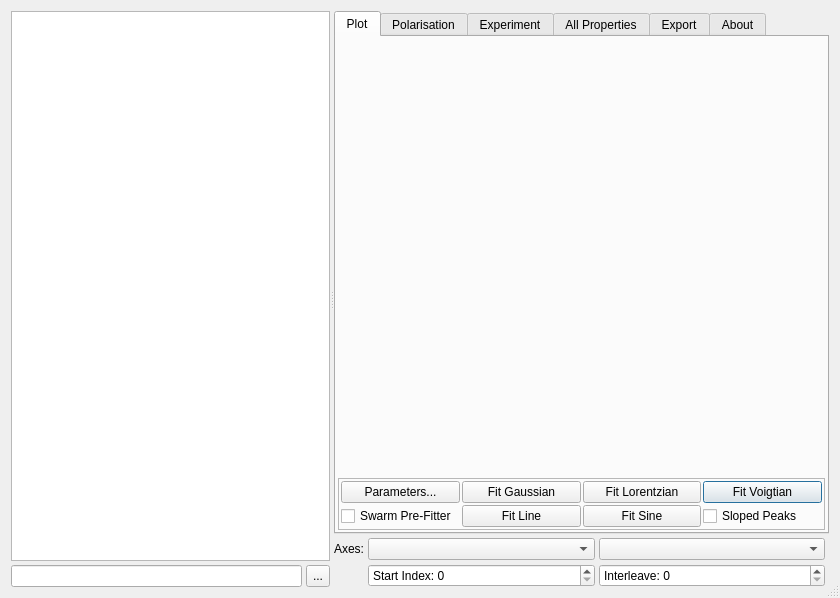
<?xml version="1.0" encoding="UTF-8"?>
<ui version="4.0">
 <class>ScanViewerDlg</class>
 <widget class="QDialog" name="ScanViewerDlg">
  <property name="geometry">
   <rect>
    <x>0</x>
    <y>0</y>
    <width>840</width>
    <height>598</height>
   </rect>
  </property>
  <property name="windowTitle">
   <string>Scan Viewer</string>
  </property>
  <property name="sizeGripEnabled">
   <bool>true</bool>
  </property>
  <layout class="QGridLayout" name="gridLayout_3">
   <item row="0" column="0">
    <widget class="QSplitter" name="splitter">
     <property name="sizePolicy">
      <sizepolicy hsizetype="Preferred" vsizetype="Preferred">
       <horstretch>0</horstretch>
       <verstretch>0</verstretch>
      </sizepolicy>
     </property>
     <property name="orientation">
      <enum>Qt::Horizontal</enum>
     </property>
     <widget class="QWidget" name="layoutWidget">
      <layout class="QGridLayout" name="gridLayout">
       <property name="spacing">
        <number>4</number>
       </property>
       <item row="1" column="0">
        <widget class="QLineEdit" name="editPath">
         <property name="sizePolicy">
          <sizepolicy hsizetype="Expanding" vsizetype="Fixed">
           <horstretch>1</horstretch>
           <verstretch>0</verstretch>
          </sizepolicy>
         </property>
        </widget>
       </item>
       <item row="1" column="1">
        <widget class="QToolButton" name="btnBrowse">
         <property name="sizePolicy">
          <sizepolicy hsizetype="Fixed" vsizetype="Preferred">
           <horstretch>1</horstretch>
           <verstretch>0</verstretch>
          </sizepolicy>
         </property>
         <property name="text">
          <string>...</string>
         </property>
        </widget>
       </item>
       <item row="0" column="0" colspan="2">
        <widget class="QListWidget" name="listFiles">
         <property name="sizePolicy">
          <sizepolicy hsizetype="Expanding" vsizetype="Expanding">
           <horstretch>2</horstretch>
           <verstretch>1</verstretch>
          </sizepolicy>
         </property>
         <property name="showDropIndicator" stdset="0">
          <bool>false</bool>
         </property>
         <property name="alternatingRowColors">
          <bool>true</bool>
         </property>
         <property name="selectionMode">
          <enum>QAbstractItemView::ExtendedSelection</enum>
         </property>
        </widget>
       </item>
      </layout>
     </widget>
     <widget class="QWidget" name="layoutWidget_2">
      <layout class="QGridLayout" name="gridLayout_2">
       <property name="sizeConstraint">
        <enum>QLayout::SetDefaultConstraint</enum>
       </property>
       <property name="spacing">
        <number>4</number>
       </property>
       <item row="1" column="0">
        <widget class="QLabel" name="label">
         <property name="sizePolicy">
          <sizepolicy hsizetype="Fixed" vsizetype="Preferred">
           <horstretch>0</horstretch>
           <verstretch>0</verstretch>
          </sizepolicy>
         </property>
         <property name="text">
          <string>Axes:</string>
         </property>
        </widget>
       </item>
       <item row="1" column="2">
        <widget class="QComboBox" name="comboY">
         <property name="sizePolicy">
          <sizepolicy hsizetype="Preferred" vsizetype="Fixed">
           <horstretch>1</horstretch>
           <verstretch>0</verstretch>
          </sizepolicy>
         </property>
         <property name="toolTip">
          <string>Ordinate / y axis.</string>
         </property>
        </widget>
       </item>
       <item row="0" column="0" colspan="4">
        <widget class="QTabWidget" name="tabWidget">
         <property name="currentIndex">
          <number>0</number>
         </property>
         <widget class="QWidget" name="tabPlot">
          <attribute name="title">
           <string>Plot</string>
          </attribute>
          <layout class="QGridLayout" name="gridLayout_5">
           <property name="margin">
            <number>2</number>
           </property>
           <property name="spacing">
            <number>4</number>
           </property>
           <item row="0" column="0">
            <widget class="QwtPlot" name="plot">
             <property name="sizePolicy">
              <sizepolicy hsizetype="Expanding" vsizetype="Expanding">
               <horstretch>4</horstretch>
               <verstretch>1</verstretch>
              </sizepolicy>
             </property>
            </widget>
           </item>
           <item row="1" column="0">
            <widget class="QFrame" name="frame">
             <property name="frameShape">
              <enum>QFrame::StyledPanel</enum>
             </property>
             <property name="frameShadow">
              <enum>QFrame::Raised</enum>
             </property>
             <layout class="QGridLayout" name="gridLayout_11">
              <property name="margin">
               <number>2</number>
              </property>
              <property name="spacing">
               <number>2</number>
              </property>
              <item row="0" column="3">
               <widget class="QPushButton" name="btnVoigt">
                <property name="text">
                 <string>Fit Voigtian</string>
                </property>
                <property name="flat">
                 <bool>false</bool>
                </property>
               </widget>
              </item>
              <item row="0" column="1">
               <widget class="QPushButton" name="btnGauss">
                <property name="sizePolicy">
                 <sizepolicy hsizetype="Minimum" vsizetype="Fixed">
                  <horstretch>0</horstretch>
                  <verstretch>0</verstretch>
                 </sizepolicy>
                </property>
                <property name="text">
                 <string>Fit Gaussian</string>
                </property>
               </widget>
              </item>
              <item row="0" column="2">
               <widget class="QPushButton" name="btnLorentz">
                <property name="text">
                 <string>Fit Lorentzian</string>
                </property>
               </widget>
              </item>
              <item row="0" column="0">
               <widget class="QPushButton" name="btnParam">
                <property name="text">
                 <string>Parameters...</string>
                </property>
               </widget>
              </item>
              <item row="1" column="1">
               <widget class="QPushButton" name="btnLine">
                <property name="text">
                 <string>Fit Line</string>
                </property>
               </widget>
              </item>
              <item row="1" column="2">
               <widget class="QPushButton" name="btnSine">
                <property name="text">
                 <string>Fit Sine</string>
                </property>
               </widget>
              </item>
              <item row="1" column="0">
               <widget class="QCheckBox" name="checkSwarm">
                <property name="toolTip">
                 <string>Uses a swarming algorithm as pre-fitter.</string>
                </property>
                <property name="text">
                 <string>Swarm Pre-Fitter</string>
                </property>
               </widget>
              </item>
              <item row="1" column="3">
               <widget class="QCheckBox" name="checkSloped">
                <property name="toolTip">
                 <string>Adds a sloping background to the Gaussian, Lorentzian and Voigtian peaks.</string>
                </property>
                <property name="text">
                 <string>Sloped Peaks</string>
                </property>
               </widget>
              </item>
             </layout>
            </widget>
           </item>
          </layout>
         </widget>
         <widget class="QWidget" name="tabPol">
          <attribute name="title">
           <string>Polarisation</string>
          </attribute>
          <layout class="QGridLayout" name="gridLayout_15">
           <property name="margin">
            <number>2</number>
           </property>
           <property name="spacing">
            <number>4</number>
           </property>
           <item row="0" column="0">
            <widget class="QGroupBox" name="groupBox_4">
             <property name="title">
              <string>(Pseudo-) Device Names</string>
             </property>
             <layout class="QGridLayout" name="gridLayout_13">
              <property name="margin">
               <number>4</number>
              </property>
              <property name="spacing">
               <number>2</number>
              </property>
              <item row="0" column="0">
               <widget class="QLabel" name="label_17">
                <property name="text">
                 <string>Polarisation Vectors:</string>
                </property>
               </widget>
              </item>
              <item row="0" column="1">
               <widget class="QLineEdit" name="editPolVec1">
                <property name="toolTip">
                 <string>Initial.</string>
                </property>
                <property name="text">
                 <string>p1</string>
                </property>
               </widget>
              </item>
              <item row="0" column="2">
               <widget class="QLineEdit" name="editPolVec2">
                <property name="toolTip">
                 <string>Final.</string>
                </property>
                <property name="text">
                 <string>p2</string>
                </property>
               </widget>
              </item>
              <item row="1" column="0">
               <widget class="QLabel" name="label_18">
                <property name="text">
                 <string>Dipole Currents:</string>
                </property>
               </widget>
              </item>
              <item row="1" column="1">
               <widget class="QLineEdit" name="editPolCur1">
                <property name="toolTip">
                 <string>Initial.</string>
                </property>
                <property name="text">
                 <string>i1</string>
                </property>
               </widget>
              </item>
              <item row="1" column="2">
               <widget class="QLineEdit" name="editPolCur2">
                <property name="toolTip">
                 <string>Final.</string>
                </property>
                <property name="text">
                 <string>i2</string>
                </property>
               </widget>
              </item>
             </layout>
            </widget>
           </item>
           <item row="1" column="0">
            <widget class="QGroupBox" name="groupBox_5">
             <property name="title">
              <string>Polarisation Matrix Elements</string>
             </property>
             <layout class="QGridLayout" name="gridLayout_14">
              <property name="margin">
               <number>4</number>
              </property>
              <property name="spacing">
               <number>2</number>
              </property>
              <item row="0" column="0">
               <widget class="QTextEdit" name="editPolMat">
                <property name="tabChangesFocus">
                 <bool>true</bool>
                </property>
                <property name="undoRedoEnabled">
                 <bool>false</bool>
                </property>
                <property name="readOnly">
                 <bool>true</bool>
                </property>
               </widget>
              </item>
             </layout>
            </widget>
           </item>
          </layout>
         </widget>
         <widget class="QWidget" name="tabExp">
          <attribute name="title">
           <string>Experiment</string>
          </attribute>
          <layout class="QGridLayout" name="gridLayout_7">
           <property name="margin">
            <number>2</number>
           </property>
           <property name="spacing">
            <number>4</number>
           </property>
           <item row="3" column="0">
            <spacer name="verticalSpacer">
             <property name="orientation">
              <enum>Qt::Vertical</enum>
             </property>
             <property name="sizeType">
              <enum>QSizePolicy::Expanding</enum>
             </property>
             <property name="sizeHint" stdset="0">
              <size>
               <width>20</width>
               <height>40</height>
              </size>
             </property>
            </spacer>
           </item>
           <item row="2" column="0">
            <widget class="QGroupBox" name="groupBox_2">
             <property name="title">
              <string>Scattering Plane</string>
             </property>
             <layout class="QGridLayout" name="gridLayout_8">
              <property name="margin">
               <number>4</number>
              </property>
              <property name="spacing">
               <number>2</number>
              </property>
              <item row="0" column="0">
               <widget class="QLabel" name="label_8">
                <property name="text">
                 <string>x:</string>
                </property>
               </widget>
              </item>
              <item row="0" column="1">
               <widget class="QLineEdit" name="editPlaneX0">
                <property name="readOnly">
                 <bool>true</bool>
                </property>
               </widget>
              </item>
              <item row="0" column="2">
               <widget class="QLineEdit" name="editPlaneX1">
                <property name="readOnly">
                 <bool>true</bool>
                </property>
               </widget>
              </item>
              <item row="0" column="3">
               <widget class="QLineEdit" name="editPlaneX2">
                <property name="readOnly">
                 <bool>true</bool>
                </property>
               </widget>
              </item>
              <item row="1" column="0">
               <widget class="QLabel" name="label_9">
                <property name="text">
                 <string>y:</string>
                </property>
               </widget>
              </item>
              <item row="1" column="1">
               <widget class="QLineEdit" name="editPlaneY0">
                <property name="readOnly">
                 <bool>true</bool>
                </property>
               </widget>
              </item>
              <item row="1" column="2">
               <widget class="QLineEdit" name="editPlaneY1">
                <property name="readOnly">
                 <bool>true</bool>
                </property>
               </widget>
              </item>
              <item row="1" column="3">
               <widget class="QLineEdit" name="editPlaneY2">
                <property name="readOnly">
                 <bool>true</bool>
                </property>
               </widget>
              </item>
             </layout>
            </widget>
           </item>
           <item row="0" column="0">
            <widget class="QGroupBox" name="groupBox_3">
             <property name="title">
              <string>Experiment</string>
             </property>
             <layout class="QGridLayout" name="gridLayout_9">
              <property name="margin">
               <number>4</number>
              </property>
              <property name="spacing">
               <number>2</number>
              </property>
              <item row="1" column="1">
               <widget class="QLineEdit" name="editUser">
                <property name="readOnly">
                 <bool>true</bool>
                </property>
               </widget>
              </item>
              <item row="1" column="3">
               <widget class="QLabel" name="label_12">
                <property name="text">
                 <string>Contact:</string>
                </property>
               </widget>
              </item>
              <item row="1" column="0">
               <widget class="QLabel" name="label_11">
                <property name="text">
                 <string>User:</string>
                </property>
               </widget>
              </item>
              <item row="2" column="1">
               <widget class="QLineEdit" name="editKfix">
                <property name="readOnly">
                 <bool>true</bool>
                </property>
               </widget>
              </item>
              <item row="1" column="2">
               <spacer name="horizontalSpacer_2">
                <property name="orientation">
                 <enum>Qt::Horizontal</enum>
                </property>
                <property name="sizeType">
                 <enum>QSizePolicy::Minimum</enum>
                </property>
                <property name="sizeHint" stdset="0">
                 <size>
                  <width>16</width>
                  <height>20</height>
                 </size>
                </property>
               </spacer>
              </item>
              <item row="1" column="4">
               <widget class="QLineEdit" name="editContact">
                <property name="readOnly">
                 <bool>true</bool>
                </property>
               </widget>
              </item>
              <item row="2" column="0">
               <widget class="QLabel" name="labelKfix">
                <property name="text">
                 <string>kfix (1/Å):</string>
                </property>
               </widget>
              </item>
              <item row="0" column="0">
               <widget class="QLabel" name="label_10">
                <property name="text">
                 <string>Title:</string>
                </property>
               </widget>
              </item>
              <item row="0" column="3">
               <widget class="QLabel" name="label_13">
                <property name="text">
                 <string>Sample:</string>
                </property>
               </widget>
              </item>
              <item row="0" column="1">
               <widget class="QLineEdit" name="editTitle">
                <property name="readOnly">
                 <bool>true</bool>
                </property>
               </widget>
              </item>
              <item row="0" column="4">
               <widget class="QLineEdit" name="editSample">
                <property name="readOnly">
                 <bool>true</bool>
                </property>
               </widget>
              </item>
              <item row="2" column="4">
               <widget class="QLineEdit" name="editTimestamp">
                <property name="readOnly">
                 <bool>true</bool>
                </property>
               </widget>
              </item>
              <item row="2" column="3">
               <widget class="QLabel" name="label_15">
                <property name="text">
                 <string>Date:</string>
                </property>
               </widget>
              </item>
             </layout>
            </widget>
           </item>
           <item row="1" column="0">
            <widget class="QGroupBox" name="groupBox">
             <property name="title">
              <string>Sample</string>
             </property>
             <property name="flat">
              <bool>false</bool>
             </property>
             <layout class="QGridLayout" name="gridLayout_6">
              <property name="margin">
               <number>4</number>
              </property>
              <property name="spacing">
               <number>2</number>
              </property>
              <item row="2" column="0">
               <widget class="QLabel" name="label_4">
                <property name="text">
                 <string>c (Å):</string>
                </property>
               </widget>
              </item>
              <item row="1" column="0">
               <widget class="QLabel" name="label_3">
                <property name="text">
                 <string>b (Å):</string>
                </property>
               </widget>
              </item>
              <item row="2" column="1">
               <widget class="QLineEdit" name="editC">
                <property name="readOnly">
                 <bool>true</bool>
                </property>
               </widget>
              </item>
              <item row="0" column="0">
               <widget class="QLabel" name="label_2">
                <property name="text">
                 <string>a (Å):</string>
                </property>
               </widget>
              </item>
              <item row="0" column="1">
               <widget class="QLineEdit" name="editA">
                <property name="readOnly">
                 <bool>true</bool>
                </property>
               </widget>
              </item>
              <item row="1" column="4">
               <widget class="QLineEdit" name="editBeta">
                <property name="readOnly">
                 <bool>true</bool>
                </property>
               </widget>
              </item>
              <item row="2" column="3">
               <widget class="QLabel" name="label_7">
                <property name="text">
                 <string>γ (deg):</string>
                </property>
               </widget>
              </item>
              <item row="0" column="3">
               <widget class="QLabel" name="label_5">
                <property name="text">
                 <string>α (deg):</string>
                </property>
               </widget>
              </item>
              <item row="0" column="4">
               <widget class="QLineEdit" name="editAlpha">
                <property name="readOnly">
                 <bool>true</bool>
                </property>
               </widget>
              </item>
              <item row="1" column="1">
               <widget class="QLineEdit" name="editB">
                <property name="readOnly">
                 <bool>true</bool>
                </property>
               </widget>
              </item>
              <item row="1" column="3">
               <widget class="QLabel" name="label_6">
                <property name="text">
                 <string>β (deg):</string>
                </property>
               </widget>
              </item>
              <item row="2" column="4">
               <widget class="QLineEdit" name="editGamma">
                <property name="readOnly">
                 <bool>true</bool>
                </property>
               </widget>
              </item>
              <item row="1" column="2">
               <spacer name="horizontalSpacer">
                <property name="orientation">
                 <enum>Qt::Horizontal</enum>
                </property>
                <property name="sizeType">
                 <enum>QSizePolicy::Minimum</enum>
                </property>
                <property name="sizeHint" stdset="0">
                 <size>
                  <width>16</width>
                  <height>20</height>
                 </size>
                </property>
               </spacer>
              </item>
             </layout>
            </widget>
           </item>
          </layout>
         </widget>
         <widget class="QWidget" name="tabProp">
          <attribute name="title">
           <string>All Properties</string>
          </attribute>
          <layout class="QGridLayout" name="gridLayout_4">
           <property name="margin">
            <number>2</number>
           </property>
           <property name="spacing">
            <number>4</number>
           </property>
           <item row="1" column="0">
            <widget class="QLabel" name="label_16">
             <property name="text">
              <string>Search:</string>
             </property>
            </widget>
           </item>
           <item row="1" column="1">
            <widget class="QLineEdit" name="editSearch"/>
           </item>
           <item row="0" column="0" colspan="2">
            <widget class="QTableWidget" name="tableProps">
             <property name="alternatingRowColors">
              <bool>true</bool>
             </property>
             <property name="selectionMode">
              <enum>QAbstractItemView::SingleSelection</enum>
             </property>
             <property name="selectionBehavior">
              <enum>QAbstractItemView::SelectRows</enum>
             </property>
             <property name="sortingEnabled">
              <bool>true</bool>
             </property>
             <attribute name="horizontalHeaderShowSortIndicator" stdset="0">
              <bool>true</bool>
             </attribute>
            </widget>
           </item>
          </layout>
         </widget>
         <widget class="QWidget" name="tabExport">
          <attribute name="title">
           <string>Export</string>
          </attribute>
          <layout class="QGridLayout" name="gridLayout_10">
           <property name="margin">
            <number>2</number>
           </property>
           <property name="spacing">
            <number>4</number>
           </property>
           <item row="0" column="0">
            <widget class="QLabel" name="label_14">
             <property name="text">
              <string>Export Data to Language:</string>
             </property>
            </widget>
           </item>
           <item row="0" column="1">
            <widget class="QComboBox" name="comboExport">
             <item>
              <property name="text">
               <string>C++ / Root</string>
              </property>
             </item>
             <item>
              <property name="text">
               <string>Gnuplot</string>
              </property>
             </item>
             <item>
              <property name="text">
               <string>Python</string>
              </property>
             </item>
             <item>
              <property name="text">
               <string>Hermelin</string>
              </property>
             </item>
            </widget>
           </item>
           <item row="1" column="0" colspan="2">
            <widget class="QTextEdit" name="textRoot">
             <property name="undoRedoEnabled">
              <bool>false</bool>
             </property>
             <property name="lineWrapMode">
              <enum>QTextEdit::NoWrap</enum>
             </property>
             <property name="readOnly">
              <bool>true</bool>
             </property>
             <property name="acceptRichText">
              <bool>false</bool>
             </property>
            </widget>
           </item>
          </layout>
         </widget>
         <widget class="QWidget" name="tabAbout">
          <attribute name="title">
           <string>About</string>
          </attribute>
          <layout class="QGridLayout" name="gridLayout_12">
           <item row="0" column="0">
            <widget class="QLabel" name="labelTitle">
             <property name="text">
              <string>&lt;html&gt;&lt;head/&gt;&lt;body&gt;&lt;p&gt;&lt;span style=&quot; font-size:16pt; font-weight:600;&quot;&gt;Takin / Scan Viewer&lt;/span&gt;&lt;/p&gt;&lt;/body&gt;&lt;/html&gt;</string>
             </property>
             <property name="alignment">
              <set>Qt::AlignCenter</set>
             </property>
            </widget>
           </item>
           <item row="3" column="0">
            <widget class="QLabel" name="labelVersion">
             <property name="text">
              <string>Version 1</string>
             </property>
             <property name="alignment">
              <set>Qt::AlignCenter</set>
             </property>
            </widget>
           </item>
           <item row="4" column="0">
            <widget class="QLabel" name="labelWritten">
             <property name="text">
              <string>Written by Tobias Weber</string>
             </property>
             <property name="alignment">
              <set>Qt::AlignCenter</set>
             </property>
            </widget>
           </item>
           <item row="9" column="0">
            <widget class="QLabel" name="labelCC">
             <property name="text">
              <string>Built with cc</string>
             </property>
             <property name="alignment">
              <set>Qt::AlignLeading|Qt::AlignLeft|Qt::AlignVCenter</set>
             </property>
             <property name="wordWrap">
              <bool>true</bool>
             </property>
            </widget>
           </item>
           <item row="1" column="0">
            <widget class="QLabel" name="labelSubtitle">
             <property name="text">
              <string>A minimalistic TAS scan file browser.</string>
             </property>
             <property name="alignment">
              <set>Qt::AlignCenter</set>
             </property>
             <property name="wordWrap">
              <bool>true</bool>
             </property>
            </widget>
           </item>
           <item row="6" column="0">
            <spacer name="verticalSpacer_4">
             <property name="orientation">
              <enum>Qt::Vertical</enum>
             </property>
             <property name="sizeType">
              <enum>QSizePolicy::Fixed</enum>
             </property>
             <property name="sizeHint" stdset="0">
              <size>
               <width>20</width>
               <height>16</height>
              </size>
             </property>
            </spacer>
           </item>
           <item row="2" column="0">
            <spacer name="verticalSpacer_2">
             <property name="orientation">
              <enum>Qt::Vertical</enum>
             </property>
             <property name="sizeType">
              <enum>QSizePolicy::Fixed</enum>
             </property>
             <property name="sizeHint" stdset="0">
              <size>
               <width>20</width>
               <height>16</height>
              </size>
             </property>
            </spacer>
           </item>
           <item row="5" column="0">
            <widget class="QLabel" name="labelYears">
             <property name="text">
              <string>2014 - 2017</string>
             </property>
             <property name="alignment">
              <set>Qt::AlignCenter</set>
             </property>
            </widget>
           </item>
           <item row="7" column="0">
            <widget class="QLabel" name="labelLicense">
             <property name="text">
              <string>&lt;html&gt;&lt;head/&gt;&lt;body&gt;&lt;p&gt;&lt;span style=&quot; font-style:italic;&quot;&gt;Takin&lt;/span&gt; is free software: you can redistribute it and/or modify it under the terms of the &lt;a href=&quot;http://www.gnu.org/licenses/old-licenses/gpl-2.0.html&quot;&gt;&lt;span style=&quot; font-weight:600; text-decoration: underline; color:#0000ff;&quot;&gt;GNU General Public License version 2&lt;/span&gt;&lt;/a&gt; as published by the &lt;a href=&quot;http://www.fsf.org/&quot;&gt;&lt;span style=&quot; text-decoration: underline; color:#0000ff;&quot;&gt;Free Software Foundation&lt;/span&gt;&lt;/a&gt;.&lt;/p&gt;&lt;p&gt;&lt;span style=&quot; font-style:italic;&quot;&gt;Takin&lt;/span&gt; is distributed in the hope that it will be useful, but &lt;span style=&quot; font-weight:600;&quot;&gt;WITHOUT ANY WARRANTY&lt;/span&gt;; without even the implied warranty of &lt;span style=&quot; font-weight:600;&quot;&gt;MERCHANTABILITY&lt;/span&gt; or &lt;span style=&quot; font-weight:600;&quot;&gt;FITNESS FOR A PARTICULAR PURPOSE&lt;/span&gt;. See the GNU General Public License for more details.&lt;/p&gt;&lt;p&gt;You should have received a copy of the GNU General Public License along with &lt;span style=&quot; font-style:italic;&quot;&gt;Takin&lt;/span&gt;. If not, see &lt;a href=&quot;http://www.gnu.org/licenses/&quot;&gt;&lt;span style=&quot; text-decoration: underline; color:#0000ff;&quot;&gt;http://www.gnu.org/licenses/&lt;/span&gt;&lt;/a&gt;.&lt;/p&gt;&lt;p&gt;&lt;br/&gt;&lt;/p&gt;&lt;/body&gt;&lt;/html&gt;</string>
             </property>
             <property name="alignment">
              <set>Qt::AlignJustify|Qt::AlignVCenter</set>
             </property>
             <property name="wordWrap">
              <bool>true</bool>
             </property>
             <property name="openExternalLinks">
              <bool>true</bool>
             </property>
            </widget>
           </item>
           <item row="8" column="0">
            <spacer name="verticalSpacer_3">
             <property name="orientation">
              <enum>Qt::Vertical</enum>
             </property>
             <property name="sizeHint" stdset="0">
              <size>
               <width>20</width>
               <height>40</height>
              </size>
             </property>
            </spacer>
           </item>
          </layout>
         </widget>
        </widget>
       </item>
       <item row="1" column="1">
        <widget class="QComboBox" name="comboX">
         <property name="sizePolicy">
          <sizepolicy hsizetype="Preferred" vsizetype="Fixed">
           <horstretch>1</horstretch>
           <verstretch>0</verstretch>
          </sizepolicy>
         </property>
         <property name="toolTip">
          <string>Abscissa / x axis.</string>
         </property>
        </widget>
       </item>
       <item row="2" column="1">
        <widget class="QSpinBox" name="spinStart">
         <property name="toolTip">
          <string>Index of first data row.</string>
         </property>
         <property name="prefix">
          <string>Start Index: </string>
         </property>
         <property name="maximum">
          <number>99999</number>
         </property>
        </widget>
       </item>
       <item row="2" column="2">
        <widget class="QSpinBox" name="spinSkip">
         <property name="toolTip">
          <string>Number of rows to skip between data rows.</string>
         </property>
         <property name="prefix">
          <string>Interleave: </string>
         </property>
         <property name="maximum">
          <number>99999</number>
         </property>
        </widget>
       </item>
      </layout>
     </widget>
    </widget>
   </item>
  </layout>
 </widget>
 <customwidgets>
  <customwidget>
   <class>QwtPlot</class>
   <extends>QFrame</extends>
   <header>qwt_plot.h</header>
  </customwidget>
 </customwidgets>
 <tabstops>
  <tabstop>listFiles</tabstop>
  <tabstop>tabWidget</tabstop>
  <tabstop>btnParam</tabstop>
  <tabstop>btnGauss</tabstop>
  <tabstop>btnLorentz</tabstop>
  <tabstop>btnVoigt</tabstop>
  <tabstop>btnLine</tabstop>
  <tabstop>btnSine</tabstop>
  <tabstop>checkSwarm</tabstop>
  <tabstop>checkSloped</tabstop>
  <tabstop>comboX</tabstop>
  <tabstop>comboY</tabstop>
  <tabstop>spinStart</tabstop>
  <tabstop>spinSkip</tabstop>
  <tabstop>editPath</tabstop>
  <tabstop>btnBrowse</tabstop>
  <tabstop>editPolVec1</tabstop>
  <tabstop>editPolVec2</tabstop>
  <tabstop>editPolCur1</tabstop>
  <tabstop>editPolCur2</tabstop>
  <tabstop>editPolMat</tabstop>
  <tabstop>editTitle</tabstop>
  <tabstop>editUser</tabstop>
  <tabstop>editKfix</tabstop>
  <tabstop>editSample</tabstop>
  <tabstop>editContact</tabstop>
  <tabstop>editTimestamp</tabstop>
  <tabstop>editA</tabstop>
  <tabstop>editB</tabstop>
  <tabstop>editC</tabstop>
  <tabstop>editAlpha</tabstop>
  <tabstop>editBeta</tabstop>
  <tabstop>editGamma</tabstop>
  <tabstop>editPlaneX0</tabstop>
  <tabstop>editPlaneX1</tabstop>
  <tabstop>editPlaneX2</tabstop>
  <tabstop>editPlaneY0</tabstop>
  <tabstop>editPlaneY1</tabstop>
  <tabstop>editPlaneY2</tabstop>
  <tabstop>tableProps</tabstop>
  <tabstop>editSearch</tabstop>
  <tabstop>comboExport</tabstop>
  <tabstop>textRoot</tabstop>
 </tabstops>
 <resources/>
 <connections/>
</ui>
